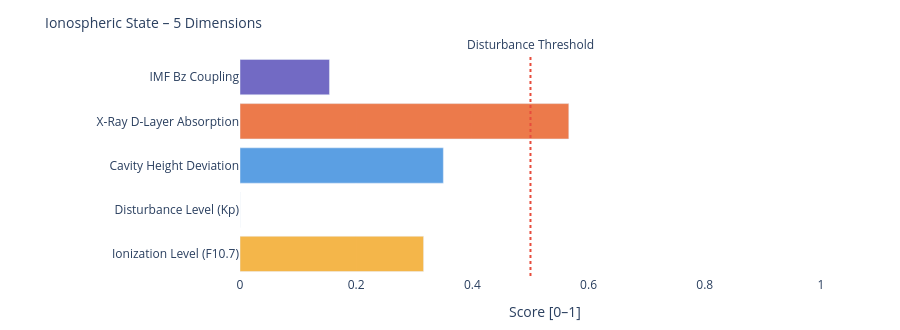

The notebook cell this image was saved under:
### Markdown cell above
---
### 📐 Systemic Insight: Geometric Cavity vs. Real Schumann Resonance

**Relevant for:** Layer 6 = delta analysis &nbsp;|&nbsp; Layer 7 = feature vector / system interpretation

A cavity height change from 80 km to 70 km shifts the **idealized geometric frequencies** only minimally:

| Modus | Aktuell | Referenz | Δ |
|-------|---------|----------|---|
| SR-1 | 10.4762 Hz | 10.4599 Hz | +16 mHz |
| SR-2 | 18.1452 Hz | 18.1171 Hz | +28 mHz |
| SR-3 | 25.6612 Hz | 25.6215 Hz | +40 mHz |
| SR-4 | 33.1285 Hz | 33.0772 Hz | +51 mHz |

The geometric effect is limited because 10 km is very small compared to Earth's radius (~6371 km).

**Consequence:** Real Schumann deviations are likely driven more strongly by **conductivity, damping, day/night structure, lightning distribution and source geometry** than by pure cavity height.

---

**Layer 6 compares:**
```
geometric Δ from Layer 4  vs.  observed Δ from real Schumann measurement data
```

**Layer 7 Feature:**
```
If real Δ >> geometric Δ  →  non-geometric factors dominant
```

### Code cell
# ============================================================
# IONOSPHERIC STATE – Summary gauge
# Five dimensions: ionization, disturbance, cavity height, X-Ray, Bz coupling
# ============================================================

def norm(v, lo, hi):
    if v is None: return None
    return round(max(0.0, min(1.0, (v - lo) / (hi - lo))), 3)

# Ionization level (F10.7 → F2-Layer)
ioniz = norm(f107_val, 60, 250)

# Disturbance level (Kp → E/F-Layer irregularities)
disturb = norm(kp_val, 0, 9)

# Cavity height deviation from reference (80 km)
h_dev = norm(abs(h_eff - 80), 0, 20)

# X-Ray ionization (D-Layer absorption)
xray_ioniz = None
if xray_now is not None:
    xray_ioniz = norm(math.log10(max(xray_now, 1e-9)) + 9, 0, 5)

# Bz coupling (southward Bz → stronger magnetosphere-ionosphere coupling)
bz_coupling = norm(-(bz_now or 0), -5, 30) if bz_now is not None else None

dims = [
    ('Ionization Level (F10.7)',    ioniz,      '#F2A623'),
    ('Disturbance Level (Kp)',      disturb,    '#7F77DD'),
    ('Cavity Height Deviation',     h_dev,      '#378ADD'),
    ('X-Ray D-Layer Absorption',    xray_ioniz, '#E85D24'),
    ('IMF Bz Coupling',             bz_coupling,'#534AB7'),
]

fig = go.Figure()
for name, val, col in dims:
    if val is not None:
        h = int(val * 20)
        bar = '█' * h + '░' * (20 - h)
        label = f'{name}:  {bar}  {val:.3f}'
    else:
        label = f'{name}:  {"─" * 20}  n/a'
    fig.add_trace(go.Bar(
        x=[val if val is not None else 0],
        y=[name],
        orientation='h',
        marker_color=col, opacity=0.82,
        showlegend=False
    ))

fig.add_vline(x=0.5, line_dash='dot', line_color='#e74c3c',
              annotation_text='Disturbance Threshold', annotation_position='top')
fig.update_layout(
    title=dict(text='Ionospheric State – 5 Dimensions', font=dict(size=14)),
    xaxis=dict(title='Score [0–1]', range=[0, 1.05]),
    height=330, plot_bgcolor='rgba(0,0,0,0)', paper_bgcolor='rgba(0,0,0,0)',
    margin=dict(l=240, r=50, t=55, b=40)
)
fig.show()

print(f'\nIonospheric state:')
for name, val, _ in dims:
    print(f'  {name:<35} {val:.3f}' if val is not None else f'  {name:<35} n/a')

### Figure 1 — Plotly figure (JSON) as saved in the notebook; plotly's stock layout.template omitted (floating-point values rounded to 4 significant figures)
{"data": [{"marker": {"color": "#F2A623"}, "opacity": 0.82, "orientation": "h", "showlegend": false, "type": "bar", "x": [0.316], "y": ["Ionization Level (F10.7)"]}, {"marker": {"color": "#7F77DD"}, "opacity": 0.82, "orientation": "h", "showlegend": false, "type": "bar", "x": [0.0], "y": ["Disturbance Level (Kp)"]}, {"marker": {"color": "#378ADD"}, "opacity": 0.82, "orientation": "h", "showlegend": false, "type": "bar", "x": [0.35], "y": ["Cavity Height Deviation"]}, {"marker": {"color": "#E85D24"}, "opacity": 0.82, "orientation": "h", "showlegend": false, "type": "bar", "x": [0.566], "y": ["X-Ray D-Layer Absorption"]}, {"marker": {"color": "#534AB7"}, "opacity": 0.82, "orientation": "h", "showlegend": false, "type": "bar", "x": [0.154], "y": ["IMF Bz Coupling"]}], "layout": {"annotations": [{"showarrow": false, "text": "Disturbance Threshold", "x": 0.5, "xanchor": "center", "xref": "x", "y": 1, "yanchor": "bottom", "yref": "y domain"}], "height": 330, "margin": {"b": 40, "l": 240, "r": 50, "t": 55}, "paper_bgcolor": "rgba(0,0,0,0)", "plot_bgcolor": "rgba(0,0,0,0)", "shapes": [{"line": {"color": "#e74c3c", "dash": "dot"}, "type": "line", "x0": 0.5, "x1": 0.5, "xref": "x", "y0": 0, "y1": 1, "yref": "y domain"}], "title": {"font": {"size": 14}, "text": "Ionospheric State – 5 Dimensions"}, "xaxis": {"range": [0, 1.05], "title": {"text": "Score [0–1]"}}}}
